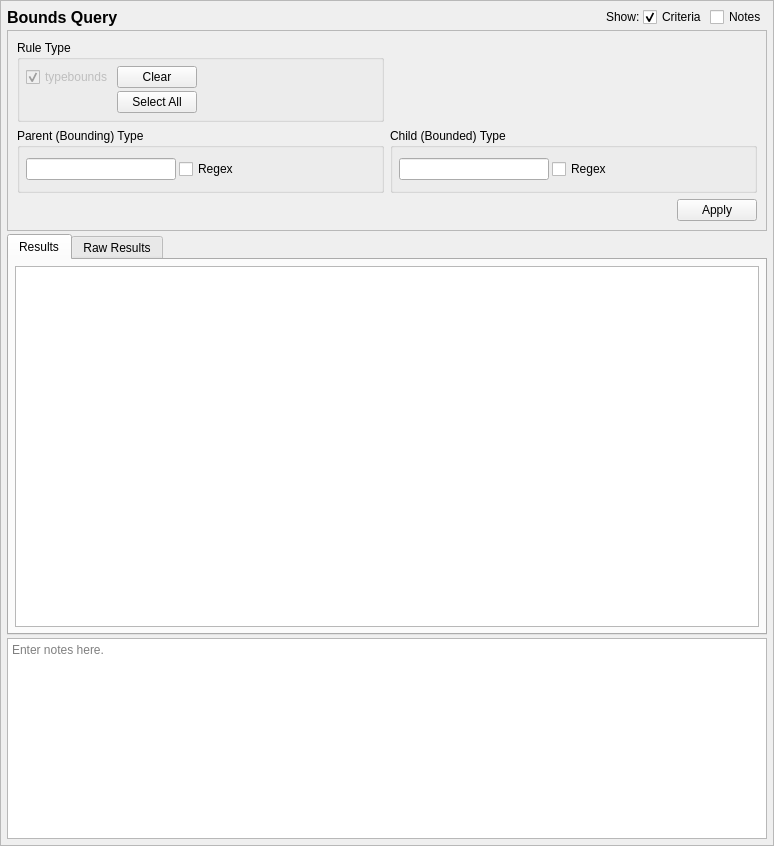
<?xml version="1.0" encoding="UTF-8"?>
<ui version="4.0">
 <class>BoundsQueryTab_ui</class>
 <widget class="QScrollArea" name="BoundsQueryTab_ui">
  <property name="geometry">
   <rect>
    <x>0</x>
    <y>0</y>
    <width>774</width>
    <height>846</height>
   </rect>
  </property>
  <property name="sizeAdjustPolicy">
   <enum>QAbstractScrollArea::AdjustToContents</enum>
  </property>
  <property name="widgetResizable">
   <bool>true</bool>
  </property>
  <widget class="QWidget" name="contents">
   <property name="geometry">
    <rect>
     <x>0</x>
     <y>0</y>
     <width>772</width>
     <height>844</height>
    </rect>
   </property>
   <property name="minimumSize">
    <size>
     <width>0</width>
     <height>0</height>
    </size>
   </property>
   <layout class="QGridLayout" name="gridLayout_9">
    <property name="leftMargin">
     <number>6</number>
    </property>
    <property name="topMargin">
     <number>6</number>
    </property>
    <property name="rightMargin">
     <number>6</number>
    </property>
    <property name="bottomMargin">
     <number>6</number>
    </property>
    <property name="spacing">
     <number>3</number>
    </property>
    <item row="0" column="3">
     <widget class="QCheckBox" name="criteria_expander">
      <property name="toolTip">
       <string>Show or hide the search criteria (no settings are lost)</string>
      </property>
      <property name="text">
       <string>Criteria</string>
      </property>
      <property name="checked">
       <bool>true</bool>
      </property>
     </widget>
    </item>
    <item row="0" column="0">
     <widget class="QLabel" name="label">
      <property name="sizePolicy">
       <sizepolicy hsizetype="Preferred" vsizetype="Fixed">
        <horstretch>0</horstretch>
        <verstretch>0</verstretch>
       </sizepolicy>
      </property>
      <property name="maximumSize">
       <size>
        <width>16777215</width>
        <height>20</height>
       </size>
      </property>
      <property name="font">
       <font>
        <pointsize>12</pointsize>
        <weight>75</weight>
        <bold>true</bold>
       </font>
      </property>
      <property name="text">
       <string>Bounds Query</string>
      </property>
     </widget>
    </item>
    <item row="0" column="1">
     <spacer name="horizontalSpacer_8">
      <property name="orientation">
       <enum>Qt::Orientation::Horizontal</enum>
      </property>
      <property name="sizeHint" stdset="0">
       <size>
        <width>40</width>
        <height>20</height>
       </size>
      </property>
     </spacer>
    </item>
    <item row="5" column="0" colspan="5">
     <widget class="QTextEdit" name="notes">
      <property name="sizePolicy">
       <sizepolicy hsizetype="Preferred" vsizetype="Preferred">
        <horstretch>0</horstretch>
        <verstretch>1</verstretch>
       </sizepolicy>
      </property>
      <property name="minimumSize">
       <size>
        <width>0</width>
        <height>80</height>
       </size>
      </property>
      <property name="toolTip">
       <string>Optionally enter notes here about the query.</string>
      </property>
      <property name="placeholderText">
       <string>Enter notes here.</string>
      </property>
     </widget>
    </item>
    <item row="0" column="4">
     <widget class="QCheckBox" name="notes_expander">
      <property name="toolTip">
       <string>Show or hide the notes field (no data is lost)</string>
      </property>
      <property name="text">
       <string>Notes</string>
      </property>
     </widget>
    </item>
    <item row="4" column="0" colspan="5">
     <widget class="QTabWidget" name="results_frame">
      <property name="sizePolicy">
       <sizepolicy hsizetype="Preferred" vsizetype="MinimumExpanding">
        <horstretch>0</horstretch>
        <verstretch>2</verstretch>
       </sizepolicy>
      </property>
      <property name="currentIndex">
       <number>0</number>
      </property>
      <widget class="QWidget" name="results_framePage1">
       <property name="sizePolicy">
        <sizepolicy hsizetype="Preferred" vsizetype="MinimumExpanding">
         <horstretch>0</horstretch>
         <verstretch>0</verstretch>
        </sizepolicy>
       </property>
       <attribute name="title">
        <string>Results</string>
       </attribute>
       <layout class="QVBoxLayout" name="verticalLayout_3">
        <property name="leftMargin">
         <number>6</number>
        </property>
        <property name="topMargin">
         <number>6</number>
        </property>
        <property name="rightMargin">
         <number>6</number>
        </property>
        <property name="bottomMargin">
         <number>6</number>
        </property>
        <item>
         <widget class="SEToolsTableView" name="table_results">
          <property name="sizePolicy">
           <sizepolicy hsizetype="Preferred" vsizetype="MinimumExpanding">
            <horstretch>0</horstretch>
            <verstretch>0</verstretch>
           </sizepolicy>
          </property>
          <property name="sizeAdjustPolicy">
           <enum>QAbstractScrollArea::AdjustIgnored</enum>
          </property>
          <property name="alternatingRowColors">
           <bool>true</bool>
          </property>
          <property name="sortingEnabled">
           <bool>true</bool>
          </property>
         </widget>
        </item>
       </layout>
      </widget>
      <widget class="QWidget" name="results_framePage2">
       <property name="sizePolicy">
        <sizepolicy hsizetype="Preferred" vsizetype="MinimumExpanding">
         <horstretch>0</horstretch>
         <verstretch>0</verstretch>
        </sizepolicy>
       </property>
       <attribute name="title">
        <string>Raw Results</string>
       </attribute>
       <layout class="QVBoxLayout" name="verticalLayout_2">
        <property name="leftMargin">
         <number>6</number>
        </property>
        <property name="topMargin">
         <number>6</number>
        </property>
        <property name="rightMargin">
         <number>6</number>
        </property>
        <property name="bottomMargin">
         <number>6</number>
        </property>
        <item>
         <widget class="QPlainTextEdit" name="raw_results">
          <property name="sizePolicy">
           <sizepolicy hsizetype="Preferred" vsizetype="MinimumExpanding">
            <horstretch>0</horstretch>
            <verstretch>0</verstretch>
           </sizepolicy>
          </property>
          <property name="minimumSize">
           <size>
            <width>0</width>
            <height>0</height>
           </size>
          </property>
          <property name="font">
           <font>
            <family>Monospace</family>
           </font>
          </property>
          <property name="documentTitle">
           <string/>
          </property>
          <property name="lineWrapMode">
           <enum>QPlainTextEdit::NoWrap</enum>
          </property>
          <property name="readOnly">
           <bool>true</bool>
          </property>
         </widget>
        </item>
       </layout>
      </widget>
     </widget>
    </item>
    <item row="0" column="2">
     <widget class="QLabel" name="label_2">
      <property name="sizePolicy">
       <sizepolicy hsizetype="Preferred" vsizetype="Fixed">
        <horstretch>0</horstretch>
        <verstretch>0</verstretch>
       </sizepolicy>
      </property>
      <property name="text">
       <string>Show:</string>
      </property>
     </widget>
    </item>
    <item row="1" column="0" colspan="5">
     <widget class="QFrame" name="criteria_frame">
      <property name="sizePolicy">
       <sizepolicy hsizetype="Preferred" vsizetype="Preferred">
        <horstretch>0</horstretch>
        <verstretch>1</verstretch>
       </sizepolicy>
      </property>
      <property name="maximumSize">
       <size>
        <width>16777215</width>
        <height>16777215</height>
       </size>
      </property>
      <property name="frameShape">
       <enum>QFrame::StyledPanel</enum>
      </property>
      <property name="frameShadow">
       <enum>QFrame::Raised</enum>
      </property>
      <layout class="QGridLayout" name="gridLayout_3">
       <item row="0" column="0" colspan="2">
        <widget class="QGroupBox" name="ruletype_criteria">
         <property name="sizePolicy">
          <sizepolicy hsizetype="Preferred" vsizetype="Preferred">
           <horstretch>0</horstretch>
           <verstretch>0</verstretch>
          </sizepolicy>
         </property>
         <property name="maximumSize">
          <size>
           <width>16777215</width>
           <height>150</height>
          </size>
         </property>
         <property name="title">
          <string>Rule Type</string>
         </property>
         <layout class="QGridLayout" name="gridLayout">
          <property name="leftMargin">
           <number>6</number>
          </property>
          <property name="topMargin">
           <number>6</number>
          </property>
          <property name="rightMargin">
           <number>6</number>
          </property>
          <property name="bottomMargin">
           <number>6</number>
          </property>
          <property name="spacing">
           <number>3</number>
          </property>
          <item row="0" column="3">
           <widget class="QPushButton" name="clear_ruletypes">
            <property name="text">
             <string>Clear</string>
            </property>
            <property name="checkable">
             <bool>false</bool>
            </property>
           </widget>
          </item>
          <item row="0" column="4">
           <spacer name="horizontalSpacer">
            <property name="orientation">
             <enum>Qt::Orientation::Horizontal</enum>
            </property>
            <property name="sizeHint" stdset="0">
             <size>
              <width>40</width>
              <height>20</height>
             </size>
            </property>
           </spacer>
          </item>
          <item row="1" column="3">
           <widget class="QPushButton" name="all_ruletypes">
            <property name="text">
             <string>Select All</string>
            </property>
           </widget>
          </item>
          <item row="0" column="0">
           <widget class="QCheckBox" name="typebounds">
            <property name="enabled">
             <bool>false</bool>
            </property>
            <property name="text">
             <string>typebounds</string>
            </property>
            <property name="checked">
             <bool>true</bool>
            </property>
           </widget>
          </item>
         </layout>
        </widget>
       </item>
       <item row="1" column="0" colspan="2">
        <widget class="QGroupBox" name="role_criteria">
         <property name="maximumSize">
          <size>
           <width>16777215</width>
           <height>100</height>
          </size>
         </property>
         <property name="title">
          <string>Parent (Bounding) Type</string>
         </property>
         <layout class="QGridLayout" name="gridLayout_2">
          <property name="leftMargin">
           <number>6</number>
          </property>
          <property name="topMargin">
           <number>6</number>
          </property>
          <property name="rightMargin">
           <number>6</number>
          </property>
          <property name="bottomMargin">
           <number>6</number>
          </property>
          <property name="spacing">
           <number>3</number>
          </property>
          <item row="0" column="0">
           <widget class="QLineEdit" name="parent">
            <property name="sizePolicy">
             <sizepolicy hsizetype="Expanding" vsizetype="Fixed">
              <horstretch>0</horstretch>
              <verstretch>0</verstretch>
             </sizepolicy>
            </property>
            <property name="minimumSize">
             <size>
              <width>150</width>
              <height>0</height>
             </size>
            </property>
            <property name="maximumSize">
             <size>
              <width>250</width>
              <height>16777215</height>
             </size>
            </property>
           </widget>
          </item>
          <item row="0" column="2">
           <spacer name="horizontalSpacer_6">
            <property name="orientation">
             <enum>Qt::Orientation::Horizontal</enum>
            </property>
            <property name="sizeHint" stdset="0">
             <size>
              <width>40</width>
              <height>20</height>
             </size>
            </property>
           </spacer>
          </item>
          <item row="0" column="1">
           <widget class="QCheckBox" name="parent_regex">
            <property name="enabled">
             <bool>true</bool>
            </property>
            <property name="toolTip">
             <string>Use regular expressions to match the context's role.</string>
            </property>
            <property name="text">
             <string>Regex</string>
            </property>
           </widget>
          </item>
         </layout>
        </widget>
       </item>
       <item row="1" column="2" colspan="2">
        <widget class="QGroupBox" name="type_criteria">
         <property name="maximumSize">
          <size>
           <width>16777215</width>
           <height>100</height>
          </size>
         </property>
         <property name="title">
          <string>Child (Bounded) Type</string>
         </property>
         <layout class="QGridLayout" name="gridLayout_5">
          <property name="leftMargin">
           <number>6</number>
          </property>
          <property name="topMargin">
           <number>6</number>
          </property>
          <property name="rightMargin">
           <number>6</number>
          </property>
          <property name="bottomMargin">
           <number>6</number>
          </property>
          <property name="spacing">
           <number>3</number>
          </property>
          <item row="0" column="1">
           <widget class="QLineEdit" name="child">
            <property name="sizePolicy">
             <sizepolicy hsizetype="Expanding" vsizetype="Fixed">
              <horstretch>0</horstretch>
              <verstretch>0</verstretch>
             </sizepolicy>
            </property>
            <property name="minimumSize">
             <size>
              <width>150</width>
              <height>0</height>
             </size>
            </property>
            <property name="maximumSize">
             <size>
              <width>250</width>
              <height>16777215</height>
             </size>
            </property>
           </widget>
          </item>
          <item row="0" column="3">
           <spacer name="horizontalSpacer_7">
            <property name="orientation">
             <enum>Qt::Orientation::Horizontal</enum>
            </property>
            <property name="sizeHint" stdset="0">
             <size>
              <width>40</width>
              <height>20</height>
             </size>
            </property>
           </spacer>
          </item>
          <item row="0" column="2">
           <widget class="QCheckBox" name="child_regex">
            <property name="toolTip">
             <string>Use regular expressions to match the context's type.</string>
            </property>
            <property name="text">
             <string>Regex</string>
            </property>
           </widget>
          </item>
         </layout>
        </widget>
       </item>
       <item row="2" column="1" colspan="3">
        <widget class="QDialogButtonBox" name="buttonBox">
         <property name="standardButtons">
          <set>QDialogButtonBox::StandardButton::Apply</set>
         </property>
        </widget>
       </item>
      </layout>
     </widget>
    </item>
   </layout>
  </widget>
 </widget>
 <customwidgets>
  <customwidget>
   <class>SEToolsTableView</class>
   <extends>QTableView</extends>
   <header>setoolsgui/tableview.h</header>
  </customwidget>
 </customwidgets>
 <tabstops>
  <tabstop>criteria_expander</tabstop>
  <tabstop>notes_expander</tabstop>
  <tabstop>typebounds</tabstop>
  <tabstop>clear_ruletypes</tabstop>
  <tabstop>all_ruletypes</tabstop>
  <tabstop>parent</tabstop>
  <tabstop>parent_regex</tabstop>
  <tabstop>child</tabstop>
  <tabstop>child_regex</tabstop>
  <tabstop>results_frame</tabstop>
  <tabstop>table_results</tabstop>
  <tabstop>raw_results</tabstop>
  <tabstop>notes</tabstop>
 </tabstops>
 <resources/>
 <connections>
  <connection>
   <sender>criteria_expander</sender>
   <signal>toggled(bool)</signal>
   <receiver>criteria_frame</receiver>
   <slot>setVisible(bool)</slot>
   <hints>
    <hint type="sourcelabel">
     <x>629</x>
     <y>16</y>
    </hint>
    <hint type="destinationlabel">
     <x>379</x>
     <y>239</y>
    </hint>
   </hints>
  </connection>
  <connection>
   <sender>notes_expander</sender>
   <signal>toggled(bool)</signal>
   <receiver>notes</receiver>
   <slot>setVisible(bool)</slot>
   <hints>
    <hint type="sourcelabel">
     <x>735</x>
     <y>16</y>
    </hint>
    <hint type="destinationlabel">
     <x>386</x>
     <y>776</y>
    </hint>
   </hints>
  </connection>
 </connections>
</ui>
